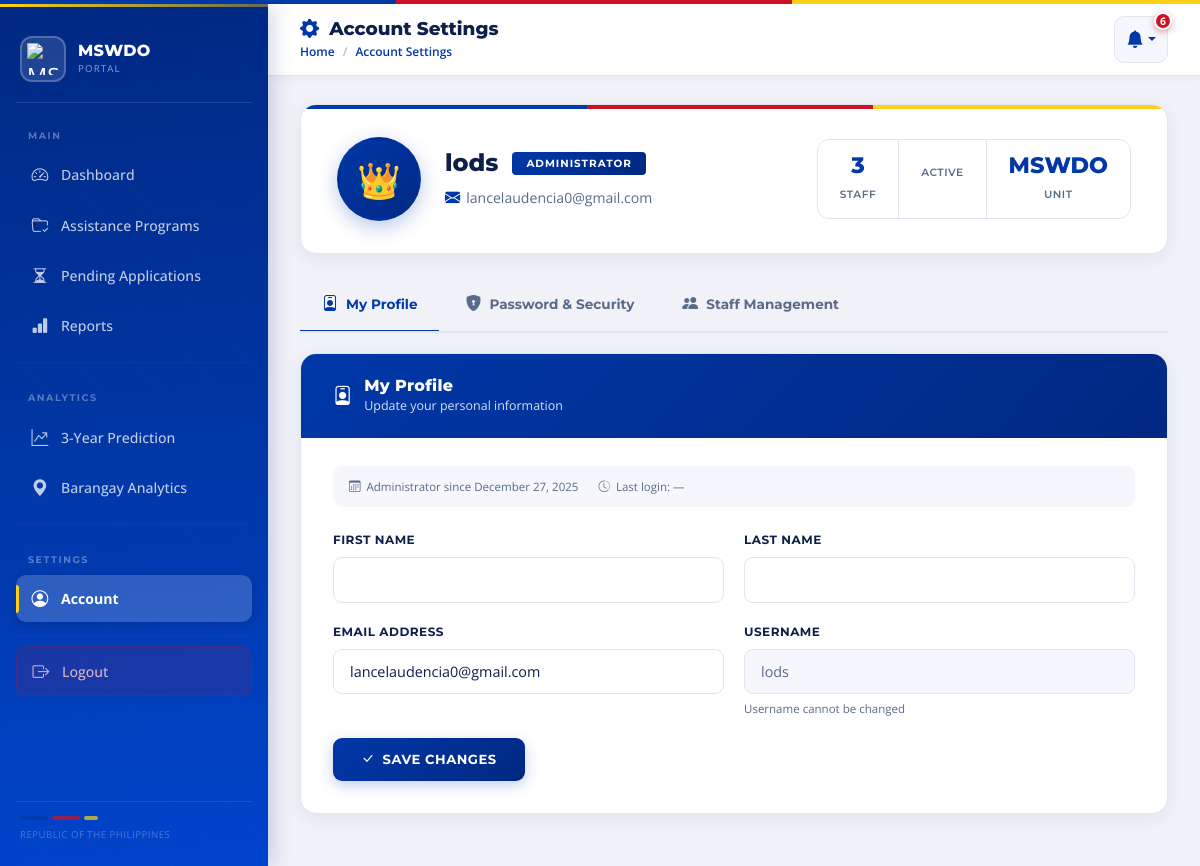
Page /admin_account/ (signed in) on the committed database.
### core/models.py (models this page shows)
class User(AbstractUser):
    ROLES = (
        ('admin', 'Admin'),
        ('staff', 'Staff'),
    )
    role = models.CharField(max_length=20, choices=ROLES, default='staff')
    is_verified = models.BooleanField(default=False)
    last_login_time = models.DateTimeField(null=True, blank=True)

### core/views.py (the view)
# urls.py: path('admin_account/', views.admin_account, name='admin_account'),
@login_required
def admin_account(request):
    if getattr(request.user, 'role', None) != 'admin' and not request.user.is_superuser:
        return redirect('dashboard')
    staff_members = User.objects.filter(role='staff')
    return render(request, 'admin_account.html', {
        'admin': request.user,       # 👈 needed by your template
        'staffs': staff_members,     # 👈 rename to match template
    })

### core/context_processors.py (called while the page is built)
def notifications_processor(request):
    if request.user.is_authenticated:
        user_role = getattr(request.user, "role", None)
        if user_role in ["staff", "admin"] or request.user.is_superuser:
            notifications_all = Notification.objects.filter(
                recipient=request.user
            ).order_by('-created_at')
            unread_notifications_count = notifications_all.filter(is_read=False).count()
            notifications = notifications_all[:10]
        else:
            notifications = []
            unread_notifications_count = 0
    else:
        notifications = []
        unread_notifications_count = 0
    return {
        'notifications': notifications,
        'unread_notifications_count': unread_notifications_count,
    }

### core/templates/admin_account.html (shortened to what this page needs)
{% extends "base.html" %}
{% block page_icon %}gear-fill{% endblock %}
{% block page_title %}Account Settings{% endblock %}
{% block breadcrumb %}Account Settings{% endblock %}
{% block content %}
<div class="admin-info-card">
  <div class="admin-info-content">
    <div class="admin-avatar">👑</div>
    <div class="admin-details-left">
      <div class="admin-name-row">
        <h2 class="admin-name">{{ admin.get_full_name|default:admin.username }}</h2>
        <span class="admin-role-badge">Administrator</span>
      </div>
      <div class="admin-meta">
        <i class="bi bi-envelope-fill"></i>
        {{ admin.email }}
      </div>
    </div>
    <div class="admin-stats">
      <div class="admin-stat">
        <span class="admin-stat-num">{{ staffs|length }}</span>
        <span class="admin-stat-label">Staff</span>
      </div>
      <div class="admin-stat">
        <span class="admin-stat-label">Active</span>
      </div>
      <div class="admin-stat">
        <span class="admin-stat-num">MSWDO</span>
        <span class="admin-stat-label">Unit</span>
      </div>
    </div>
  </div>
</div>
<div class="settings-tabs-nav">
  <button type="button" class="settings-tab-btn active" data-tab="profile">
    <i class="bi bi-person-badge"></i> My Profile
  </button>
  <button type="button" class="settings-tab-btn" data-tab="security">
    <i class="bi bi-shield-lock-fill"></i> Password &amp; Security
  </button>
  <button type="button" class="settings-tab-btn" data-tab="staff">
    <i class="bi bi-people-fill"></i> Staff Management
  </button>
</div>
<div class="settings-tab-panel active" id="tab-profile">
  <div class="settings-card">
    <div class="settings-card-header">
      <i class="bi bi-person-badge" style="font-size:1.2rem;"></i>
      <div>
        <h4>My Profile</h4>
        <p>Update your personal information</p>
      </div>
    </div>
    <div class="settings-card-body">
      <div class="settings-meta-row">
        <span class="settings-input-hint"><i class="bi bi-calendar3"></i> Administrator since {{ admin.date_joined|date:"F d, Y" }}</span>
        <span class="settings-input-hint"><i class="bi bi-clock-history"></i> Last login: {% if admin.last_login %}{{ admin.last_login|date:"M d, Y, h:i A" }}{% else %}—{% endif %}</span>
      </div>
      <form method="post" action="{% url 'admin_update_profile' %}">
        <div class="settings-form-row">
          <div class="settings-form-group">
            <label class="settings-label" for="id_first_name">First Name</label>
            <input type="text" id="id_first_name" name="first_name" class="settings-input" value="{{ admin.first_name }}" required>
          </div>
          <div class="settings-form-group">
            <label class="settings-label" for="id_last_name">Last Name</label>
            <input type="text" id="id_last_name" name="last_name" class="settings-input" value="{{ admin.last_name }}" required>
          </div>
        </div>
        <div class="settings-form-row">
          <div class="settings-form-group">
            <label class="settings-label" for="id_email">Email Address</label>
            <input type="email" id="id_email" name="email" class="settings-input" value="{{ admin.email }}" required>
          </div>
          <div class="settings-form-group">
            <label class="settings-label" for="id_username">Username</label>
            <input type="text" id="id_username" class="settings-input" value="{{ admin.username }}" disabled>
            <div class="settings-input-hint">Username cannot be changed</div>
          </div>
        </div>
        <button type="submit" class="btn-save-settings">
          <i class="bi bi-check-lg"></i> Save Changes
        </button>
      </form>
    </div>
  </div>
</div>
{% endblock %}

### core/templates/base.html (style rules this page uses)
* { margin: 0; padding: 0; box-sizing: border-box; }
:root { --blue: #0038A8; --blue-dark: #002882; --blue-mid: #0044cc; --blue-light: rgba(0, 56, 168, 0.08); --blue-lighter: rgba(0, 56, 168, 0.04); --red: #CE1126; --red-dark: #a50d1e; --red-light: rgba(206, 17, 38, 0.08); --yellow: #FCD116; --yellow-light: rgba(252, 209, 22, 0.12); --sidebar-width: 268px; --header-height: 72px; --text-primary: #0f1f4b; --text-secondary: #5a6a8a; --border: #e0e6f0; --bg: #f0f2f7; --white: #ffffff; }
body { font-family: 'Open Sans', sans-serif; background: var(--bg); color: var(--text-primary); display: flex; overflow-x: hidden; }
.content-wrapper > * { animation: fadeIn 0.35s ease-out; }

### rows in the picture
User: get_full_name "lods", email "lancelaudencia0@gmail.com", date_joined "December 27, 2025", username "lods"

### other values in the picture
{{ unread_notifications_count }} "6"
{{ staffs|length }} "3"
